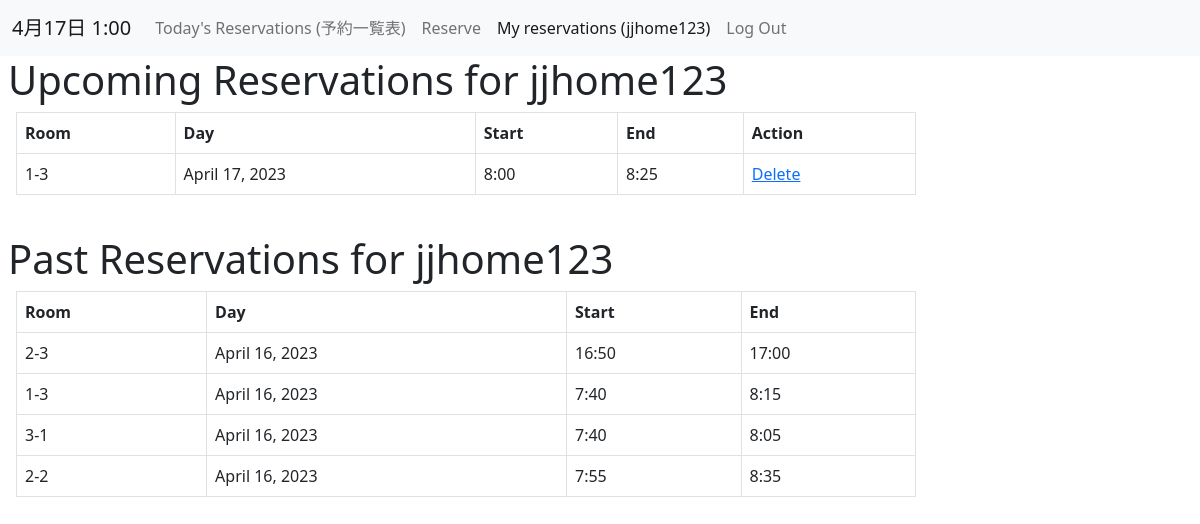
Page /user/jjhome123 (signed in) on the committed database.
### final/models.py (models this page shows, shortened)
class User(AbstractUser):
    pass

class Reservation(models.Model):
    user = models.ForeignKey(User, on_delete=models.CASCADE, related_name="reservations", default=None)
    date = models.DateField()
    room = models.ForeignKey(Room, on_delete=models.CASCADE, related_name="reservations", default=None)
    start = models.DateTimeField()
    end = models.DateTimeField()

class Room(models.Model):
    id = models.IntegerField(primary_key=True)
    name = models.CharField(max_length=64)

### final/views.py (the view, shortened to what this page needs)
# urls.py: path("user/<str:user>", views.user_rvs, name="user_rvs"),
def user_rvs(request, user):
    if request.user.username != user:
        reservations = Reservation.objects.filter(user=User.objects.get(username=user))
    else:
        reservations = Reservation.objects.filter(user=request.user)
    reservations_p = []
    reservations_u = []
    for reservation in reservations:
        rv = datetime.datetime(year=reservation.date.year,month=reservation.date.month,day=reservation.date.day,hour=reservation.start.hour,minute=reservation.start.minute)
        if rv >= datetime.datetime.now():
            reservations_u.append(reservation)
        else:
            reservations_p.append(reservation)
    return render(request, 'final/user_rvs.html', {
        'reserver': user,
        'reservations_p': reservations_p,
        'reservations_u': reservations_u
    })

### final/templates/final/user_rvs.html (shortened to what this page needs)
{% extends 'final/layout.html' %}
{% block body %}
<div class="mx-2">
    <h1>Upcoming Reservations for <span id="user">{{ reserver }}</span></h1>
    <table class="table table-bordered table-hover mx-2">
        {% if reservations_u %}
        <thead>
            <th>Room</th>
            <th>Day</th>
            <th>Start</th>
            <th>End</th>
            {% if user.is_authenticated and reserver == request.user.username %}
            <th>Action</th>
            {% endif %}
        </thead>
        {% endif %}
        <tbody>
            {% for reservation in reservations_u reversed %}
                <tr>
                    <td class="rv{{forloop.counter}}" data-room="{{reservation.room.name}}">{{ reservation.room.name }}</td>
                    <td class="rv{{forloop.counter}}" data-date="{{reservation.date|date:'Y-m-d'}}">{{ reservation.date }}</td>
                    <td class="rv{{forloop.counter}}" data-start="{{ reservation.start|time:'G:i' }}">{{ reservation.start|time:"G:i" }}</td>
                    <td class="rv{{forloop.counter}}" data-end="{{ reservation.end|time:'G:i' }}">{{ reservation.end|time:"G:i" }}</td>
                    {% if user.is_authenticated and reserver == request.user.username %}
                        <td><a class="delete_rv" data-rv="{{forloop.counter}}">Delete</a></td>
                    {% endif %}
                </tr>
            {% empty %}
        </tbody>
    </table>
    <h2>No upcoming reservations.</h2>
    <br>
            {% endfor %}
        </tbody>
    </table>
    <br>
    <h1>Past Reservations for {{ reserver }}</h1>
    <table class="table table-bordered table-hover mx-2">
        {% if reservations_p %}
        <thead>
            <th>Room</th>
            <th>Day</th>
            <th>Start</th>
            <th>End</th>
        </thead>
        {% endif %}
        <tbody>
            {% for reservation in reservations_p reversed %}
                <tr>
                    <td>{{ reservation.room.name }}</td>
                    <td>{{ reservation.date }}</td>
                    <td>{{ reservation.start|time:"G:i" }}</td>
                    <td>{{ reservation.end|time:"G:i" }}</td>
                </tr>
            {% empty %}
        </tbody>
    </table>
    <h2>No past reservations.</h2>
            {% endfor %}
        </tbody>
    </table>
</div>
{% endblock %}

### final/templates/final/layout.html (shortened to what this page needs)
{% load static %}
{% load tz %}
<!DOCTYPE html>
<html lang="en">
    <head>
        <link href="https://cdn.jsdelivr.net/npm/bootstrap@5.2.3/dist/css/bootstrap.min.css" rel="stylesheet">
        <link href="{% static 'final/styles.css' %}" rel="stylesheet">
    </head>
    <body>
        <nav class="navbar navbar-expand-lg navbar-light bg-light">
            <div class="container-fluid">
                <a class="navbar-brand" id="clock" href="{% url 'index' %}">{% now "n月d日 G:i" %}</a>
                <div class="collapse navbar-collapse" id="navbarNavAltMarkup">
                    <div class="navbar-nav">
                        {% if request.path == "/" %}
                            <a class="nav-link active" aria-current="page" href="{% url 'index' %}">Today's Reservations (予約一覧表)</a>
                        {% else %}
                            <a class="nav-link" aria-current="page" href="{% url 'index' %}">Today's Reservations (予約一覧表)</a>
                        {% endif %}
                        {% if user.is_authenticated %}
                            {% if request.path == "/reserve" %}
                                <a class="nav-link active" href="{% url 'reserve' %}">Reserve</a>
                            {% else %}
                                <a class="nav-link" href="{% url 'reserve' %}">Reserve</a>
                            {% endif %}
                            {% if "user" in request.path %}
                                <a class="nav-link active" href="{% url 'user_rvs' request.user %}">My reservations ({{ request.user}})</a>
                            {% else %}
                                <a class="nav-link" href="{% url 'user_rvs' request.user %}">My reservations ({{ request.user}})</a>
                            {% endif %}
                        <a class="nav-link" href="{% url 'logout' %}">Log Out</a>
                        {% else %}
                        <a class="nav-link" href="{% url 'login' %}">Log In</a>
                        <a class="nav-link" href="{% url 'register' %}">Register</a>
                        {% endif %}
                    </div>
                </div>
            </div>
        </nav>
        {% block body %}
        {% endblock %}
    </body>
</html>

### final/static/final/styles.css (style rules this page uses)
th { min-width: 50px; }
table { max-width: 75vw; }

### rows in the picture
User: user "jjhome123", username "jjhome123"
Reservation: room.name "1-3", date "April 17, 2023", start "8:00", end "8:25"
Reservation: room.name "2-3", date "April 16, 2023", start "16:50", end "17:00"
Reservation: room.name "1-3", date "April 16, 2023", start "7:40", end "8:15"
Reservation: room.name "3-1", date "April 16, 2023", start "7:40", end "8:05"
Reservation: room.name "2-2", date "April 16, 2023", start "7:55", end "8:35"
